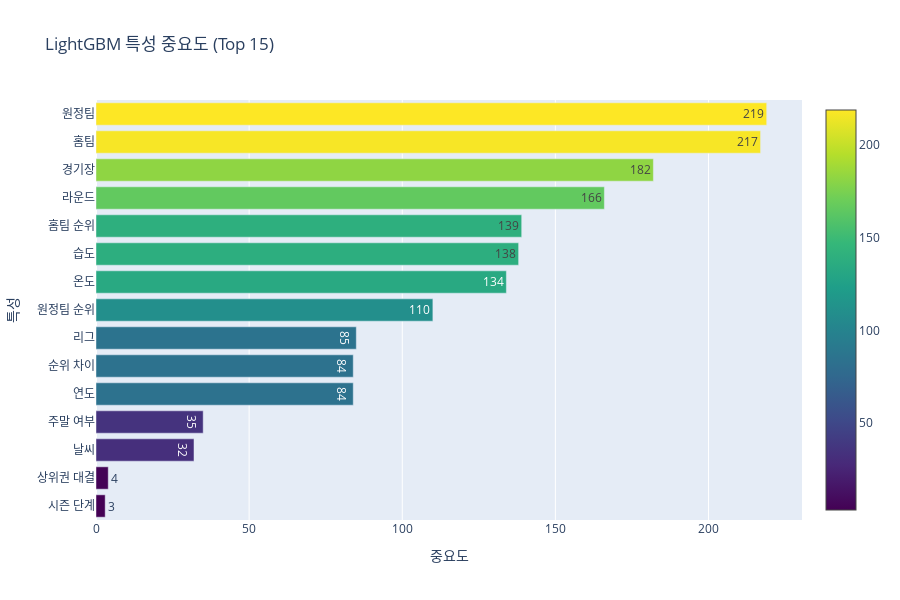

The notebook cell saved with this chart:
### Markdown cell above
# 4. 특성 중요도 분석 (Feature Importance)

### Code cell
# 최고 성능 모델로 특성 중요도 분석
best_model = models[best_model_name]

# 트리 기반 모델만 feature_importances_ 제공
if hasattr(best_model, 'feature_importances_'):
    # 특성 중요도 추출
    feature_importance = pd.DataFrame({
        'Feature': feature_columns,
        'Importance': best_model.feature_importances_
    }).sort_values('Importance', ascending=False)
    
    # 특성 이름을 더 읽기 쉽게 변환
    feature_name_map = {
        'LEAGUE_ENCODED': '리그',
        'Meet_Year': '연도',
        'Round': '라운드',
        'HomeTeam_ENCODED': '홈팀',
        'AwayTeam_ENCODED': '원정팀',
        'HomeRank': '홈팀 순위',
        'AwayRank': '원정팀 순위',
        'Rank_Difference': '순위 차이',
        'Stadium_ENCODED': '경기장',
        'Temperature': '온도',
        'Humidity': '습도',
        'Weather_ENCODED': '날씨',
        'Season_Stage': '시즌 단계',
        'Is_Weekend': '주말 여부',
        'Top_Match': '상위권 대결',
        'Bottom_Match': '하위권 대결',
        'Temp_Category': '온도 구간'
    }
    
    feature_importance['Feature_KR'] = feature_importance['Feature'].map(feature_name_map)
    
    print(f"=== {best_model_name} 특성 중요도 Top 10 ===\n")
    display(feature_importance.head(10))
    
    # Plotly 시각화: 특성 중요도
    fig = go.Figure()
    
    top_n = 15
    df_plot = feature_importance.head(top_n).sort_values('Importance', ascending=True)
    
    fig.add_trace(
        go.Bar(
            y=df_plot['Feature_KR'],
            x=df_plot['Importance'],
            orientation='h',
            marker=dict(
                color=df_plot['Importance'],
                colorscale='Viridis',
                showscale=True
            ),
            text=df_plot['Importance'].round(3),
            textposition='auto',
            hovertemplate='<b>%{y}</b><br>중요도: %{x:.4f}<extra></extra>'
        )
    )
    
    fig.update_layout(
        title=f'{best_model_name} 특성 중요도 (Top {top_n})',
        xaxis_title='중요도',
        yaxis_title='특성',
        height=600,
        showlegend=False
    )
    
    fig.show()
    
else:
    print(f"{best_model_name}은 특성 중요도를 제공하지 않습니다.")
    print("대신 Random Forest 모델의 특성 중요도를 출력합니다.\n")
    
    rf_model = models['Random Forest']
    feature_importance = pd.DataFrame({
        'Feature': feature_columns,
        'Importance': rf_model.feature_importances_
    }).sort_values('Importance', ascending=False)
    
    feature_name_map = {
        'LEAGUE_ENCODED': '리그',
        'Meet_Year': '연도',
        'Round': '라운드',
        'HomeTeam_ENCODED': '홈팀',
        'AwayTeam_ENCODED': '원정팀',
        'HomeRank': '홈팀 순위',
        'AwayRank': '원정팀 순위',
        'Rank_Difference': '순위 차이',
        'Stadium_ENCODED': '경기장',
        'Temperature': '온도',
        'Humidity': '습도',
        'Weather_ENCODED': '날씨',
        'Season_Stage': '시즌 단계',
        'Is_Weekend': '주말 여부',
        'Top_Match': '상위권 대결',
        'Bottom_Match': '하위권 대결',
        'Temp_Category': '온도 구간'
    }
    
    feature_importance['Feature_KR'] = feature_importance['Feature'].map(feature_name_map)
    
    display(feature_importance.head(10))

### Figure 1 — Plotly figure (JSON) as saved in the notebook; plotly's stock layout.template omitted (floating-point values rounded to 4 significant figures)
{"data": [{"hovertemplate": "<b>%{y}</b><br>중요도: %{x:.4f}<extra></extra>", "marker": {"color": [3, 4, 32, 35, 84, 84, 85, 110, 134, 138, 139, 166, 182, 217, 219], "colorscale": [[0, "#440154"], [0.1111, "#482878"], [0.2222, "#3e4989"], [0.3333, "#31688e"], [0.4444, "#26828e"], [0.5556, "#1f9e89"], [0.6667, "#35b779"], [0.7778, "#6ece58"], [0.8889, "#b5de2b"], [1, "#fde725"]], "showscale": true}, "orientation": "h", "text": [3.0, 4.0, 32.0, 35.0, 84.0, 84.0, 85.0, 110.0, 134.0, 138.0, 139.0, 166.0, 182.0, 217.0, 219.0], "textposition": "auto", "type": "bar", "x": [3, 4, 32, 35, 84, 84, 85, 110, 134, 138, 139, 166, 182, 217, 219], "y": ["시즌 단계", "상위권 대결", "날씨", "주말 여부", "연도", "순위 차이", "리그", "원정팀 순위", "온도", "습도", "홈팀 순위", "라운드", "경기장", "홈팀", "원정팀"]}], "layout": {"height": 600, "showlegend": false, "title": {"text": "LightGBM 특성 중요도 (Top 15)"}, "xaxis": {"title": {"text": "중요도"}}, "yaxis": {"title": {"text": "특성"}}}}
